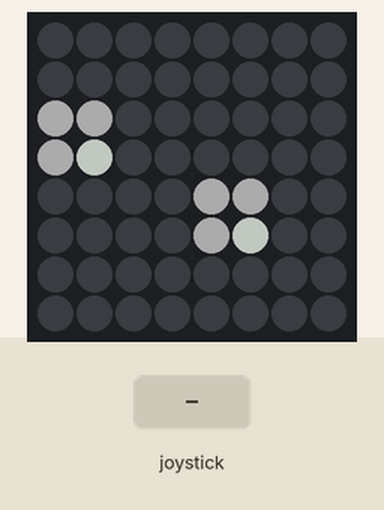
Recording of a program running on a simulated Raspberry Pi (BCM pin numbers) with a Sense HAT. Shown: the Sense HAT's 8×8 RGB LED matrix. The test bench sets the inputs (shaded band). Dim RGB values are drawn brighter than linear; random numbers come from a fixed seed; the pygame window is not drawn.

Above: at 1.2 s.
1.3 s: joystick pushed right
At 2.2 s:
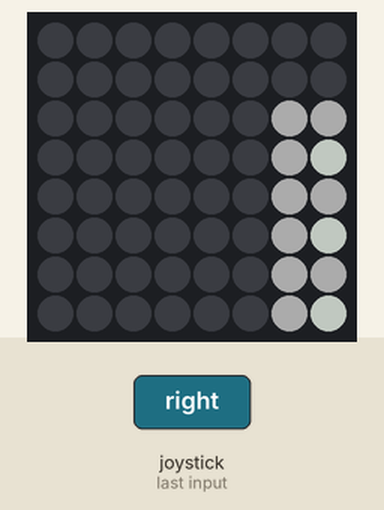
3.2 s: joystick pushed left
At 4.9 s:
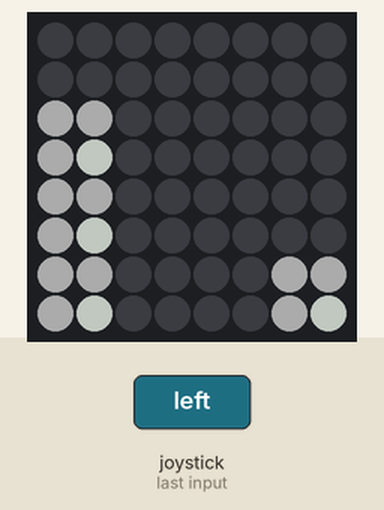
5.2 s: joystick pushed up
At 6.8 s:
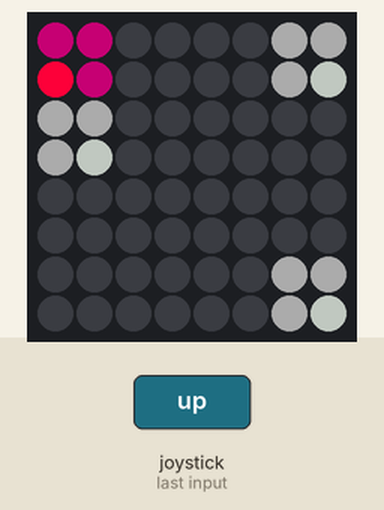
7.1 s: joystick pushed down
At 8.6 s:
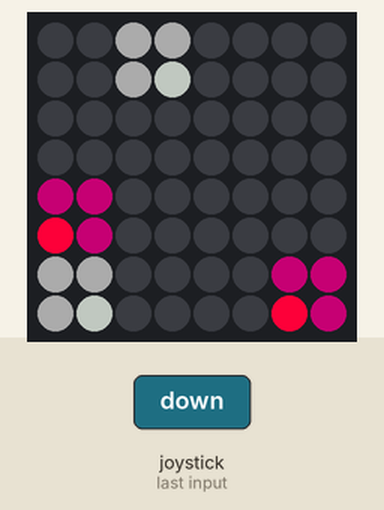
9.1 s: joystick pushed up
At 10.4 s:
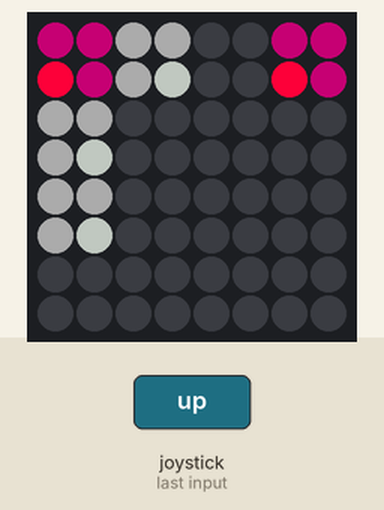
11.0 s: joystick pushed down
At 11.37 s:
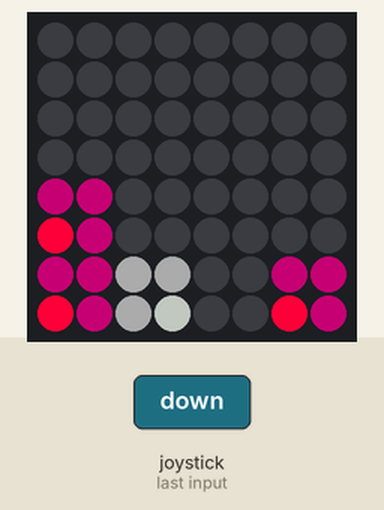
Timing chart, 0 to 13.9 s (numbered marks = the images above; inputs shaded):
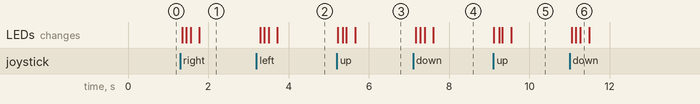

Measured:
- after the input at 1.3 s, the LEDs: first change after 0.05 s (image 1 shows a later state)
- after the input at 3.2 s, the LEDs: first change after 0.09 s (image 2 shows a later state)
- after the input at 5.2 s, the LEDs: first change at once (image 3 shows a later state)
- after the input at 7.1 s, the LEDs: first change after 0.07 s (image 4 shows a later state)
- after the input at 9.1 s, the LEDs: first change at once (image 5 shows a later state)
- after the input at 11.0 s, the LEDs: first change after 0.05 s (image 6 shows a later state)

The program:

Sense_Hat_2048-pygame.py
```python
#!/usr/bin/env python3
#################################################
# The classic Color Flood game for Sense Hat
#

import random, time, math, pygame
import pygame.locals as pgl
try :
    from sense_hat import SenseHat
except :
    try :
        from sense_emu import SenseHat
    except :
        from _sense_hat_ANSI import SenseHat


#################### INIT PART ####################


# For the cells to display we need to have at least 11 different colors.
# To be on the safe side let's define 12 colors.
# Since each cell will be displayed on 2x2 pcs of LEDs, so the "shape" to display
# can be the binary representation of the value of the cell, like
# 1 = first pixel lit, 15 = all 4 pixels lit.
# Values over 15 can not be displayed but this is way over the goal of the game,
# as it goes only until reaching 2^11
# ColorH is the color of the brighter pixel in the pattern,
# ColorL is the color of the darker pixel in the pattern
COLORH :list = [(0,0,0), (100,100,100), (255,0,60), (255,120,0), (255,255,0), (0,200,0), (0,200,255), ( 0, 0,255), (140,0,240), (255,100,180), (220,220,220), (255,255,255), (255,255,255)]
COLORL :list = [(0,0,0), ( 48, 48, 48), (100,0,60), (155, 60,0), (155,155,0), (0,100,0), (0,100,155), ( 0, 0,155), ( 70,0,120), (155, 65, 90), (110,110,110), (155,155,155), (255,255,255)]


#################### CLASS PART ####################


class Game :

    def __init__(self) :
        """Initialize the game parameters"""

        # This list stores the 4x4 board, starting from the top-left corner,
        # going to the right end of top row first, then one row down and start from left again.
        # The value stored: is the power of 2.
        # As in the game there is no "1" ever, everything starts from "2",
        # So it is safe to choose "0" for the empty cell, as 2^0 = 1, and this never appears,
        # And it is easy to check the presence of any value using if(BOARD[...])
        # Values begin with 1 , meaning 2^1 = 2
        # Highest score to achieve is 2048, which is 2^11 , so cell value 11.
        # If 2048 is reached, the user can get a celebration.
        # Otherwise if game is lost earlier, the score can be the sum of the values,
        # i.e.: Sum(2^x) for each x = BOARD[0...15]
        self.BOARD :list = [0]*16

        # 0 while in game
        # -1 if lost
        # +1 if won
        self.GameStatus :int =0

        # This has not too much meaning, but just for fun:
        self.NumTurns :int =0


    def redraw(self) -> None :
        """Redraw the screen based on the board data"""
        global COLORH, COLORL
        # For each of the 16 cells get the X-Y coordinate and value
        # Select the bright and dim pixel colors accordingly
        for i in range(16) :
            X = (i%4)*2 ; Y = (i//4)*2 ; V=self.BOARD[i]
            CH = COLORH[V] ; CL = COLORL[V]
            s.set_pixel(X  , Y  , CH if V&8 else CL)
            s.set_pixel(X+1, Y  , CH if V&4 else CL)
            s.set_pixel(X  , Y+1, CH if V&2 else CL)
            s.set_pixel(X+1, Y+1, CH if V&1 else CL)


    def dropNewNumber(self) -> bool :
        """Drop a '2' value into a random empty position
        :returns: False if success, True if failure
        So this implicitly performs the game-over-check as well"""
        EmptyCells :list =list(())
        # Collect the list of indexes of empty cells
        for i in range(16) :
            if not self.BOARD[i] :
                EmptyCells.append(i)
        # If no any, BUT we are not at the point when the players makes a move,
        # but we are trying to add an additional number but there is no place,
        # so this is the Game Over condition.
        if not len(EmptyCells) :
            self.GameStatus = -1
            return True
        # So we have at least one emply place to occupy. Let's pick one.
        pos = random.choice(EmptyCells)
        self.BOARD[pos]=1
        self.redraw()
        return False


    def move(self, Direction :str) -> None :
        """Handle the keypress, so try to move the board in a certain direction.
        Implicitly handle the merging of the numbers to the higher power as well.
        Implicitly check for the game won (reaching 2048).
        :param Direction: 'L','R','U','D' indicating the direction.
        This method always succeeds, even if no numbers were moved,
        so as for now, no return value is needed."""

        # First of all it needs to be decided if we allow multiple merging in one turn,
        # or just one merge per move???
        # What does it mean :
        # - Single merge per turn:
        # A row looks like this :  2 2 4 8   Then pressing "Left" causes:
        # 4 4 8 _   ; then it needs one more "Left" move to get to:
        # 8 8 _ _   ; then it needs one more "Left" move to get to:
        # 16 _ _ _  ; So one merge per game turn, there is no "combo"
        # - If multiple merges are allowed per turn,
        # then we get straight to the "16" in one turn,
        # as the algorhythm goes as long as there is something to merge
        # For now, let's only enable unlimited sliding but only 1 merge for 1 number.
        # Therefore the following variable is needed to remember which position
        # has been merged already during 1 turn.
        # If unlimited merges are allowed, this watchdog has to be disabled.
        MergedPositions :set = set(())

        # To store if something has changed in one turn.
        # If not, all movements are stopped already.
        SomethingChanged :bool =True

        Direction = Direction.strip().upper()[0]

        if Direction == 'L' :
            while SomethingChanged :
                SomethingChanged = False
                for dx in range(1,4) :
                    for dy in range(4) :
                        idx = dx + 4*dy
                        # If no value here, then skip
                        if not self.BOARD[idx] : continue
                        # So, there is value here where we stand, let's check if
                        # the neighbouring cell is free so that we can step
                        if not self.BOARD[idx-1] :
                            self.BOARD[idx-1] = self.BOARD[idx]
                            self.BOARD[idx] = 0
                            SomethingChanged = True
                            continue
                        # So there is something in the neighbouring cell as well
                        # Let's check if it is equal to myself
                        # AND if it has not been merged already then merge and mark
                        if self.BOARD[idx-1] == self.BOARD[idx] :
                            if idx-1 not in MergedPositions and idx not in MergedPositions :
                                self.BOARD[idx-1] += 1
                                self.BOARD[idx] = 0
                                MergedPositions.add(idx-1)
                                SomethingChanged = True
                self.redraw()
                time.sleep(0.1)

        elif Direction == 'R' :
            while SomethingChanged :
                SomethingChanged = False
                for dx in range(2,-1,-1) :
                    for dy in range(4) :
                        idx = dx + 4*dy
                        # If no value here, then skip
                        if not self.BOARD[idx] : continue
                        # So, there is value here where we stand, let's check if
                        # the neighbouring cell is free so that we can step
                        if not self.BOARD[idx+1] :
                            self.BOARD[idx+1] = self.BOARD[idx]
                            self.BOARD[idx] = 0
                            SomethingChanged = True
                            continue
                        # So there is something in the neighbouring cell as well
                        # Let's check if it is equal to myself
                        # AND if it has not been merged already then merge and mark
                        if self.BOARD[idx+1] == self.BOARD[idx] :
                            if idx+1 not in MergedPositions and idx not in MergedPositions :
                                self.BOARD[idx+1] += 1
                                self.BOARD[idx] = 0
                                MergedPositions.add(idx+1)
                                SomethingChanged = True
                self.redraw()
                time.sleep(0.1)

        elif Direction == 'U' :
            while SomethingChanged :
                SomethingChanged = False
                for dy in range(1,4) :
                    for dx in range(4) :
                        idx = dx + 4*dy
                        # If no value here, then skip
                        if not self.BOARD[idx] : continue
                        # So, there is value here where we stand, let's check if
                        # the neighbouring cell is free so that we can step
                        if not self.BOARD[idx-4] :
                            self.BOARD[idx-4] = self.BOARD[idx]
                            self.BOARD[idx] = 0
                            SomethingChanged = True
                            continue
                        # So there is something in the neighbouring cell as well
                        # Let's check if it is equal to myself
                        # AND if it has not been merged already then merge and mark
                        if self.BOARD[idx-4] == self.BOARD[idx] :
                            if idx-4 not in MergedPositions and idx not in MergedPositions :
                                self.BOARD[idx-4] += 1
                                self.BOARD[idx] = 0
                                MergedPositions.add(idx-4)
                                SomethingChanged = True
                self.redraw()
                time.sleep(0.1)

        elif Direction == 'D' :
            while SomethingChanged :
                SomethingChanged = False
                for dy in range(2,-1,-1) :
                    for dx in range(4) :
                        idx = dx + 4*dy
                        # If no value here, then skip
                        if not self.BOARD[idx] : continue
                        # So, there is value here where we stand, let's check if
                        # the neighbouring cell is free so that we can step
                        if not self.BOARD[idx+4] :
                            self.BOARD[idx+4] = self.BOARD[idx]
                            self.BOARD[idx] = 0
                            SomethingChanged = True
                            continue
                        # So there is something in the neighbouring cell as well
                        # Let's check if it is equal to myself
                        # AND if it has not been merged already then merge and mark
                        if self.BOARD[idx+4] == self.BOARD[idx] :
                            if idx+4 not in MergedPositions and idx not in MergedPositions :
                                self.BOARD[idx+4] += 1
                                self.BOARD[idx] = 0
                                MergedPositions.add(idx+4)
                                SomethingChanged = True
                self.redraw()
                time.sleep(0.1)

        else : return

        # Check if game is won.
        # If only 1 merge is allowed per turn, then after the maximum value of 10
        # there can be only 11 in the next turn, so it would be enough to check:
        #   if 11 in self.BOARD :    ....
        # But if multiple merges are allowed per turn, then theoretically
        # there can be even a 12:
        # 10 10 10 10  -->  12 _ _ _
        # So let's do this way :
        if max(self.BOARD) > 10 : self.GameStatus = 1

        self.NumTurns += 1

        # It's better to put dropping the new number here,
        # As this is the point where we could check that a valid move was made
        # Even if it is against the wall, so nothing happened on the board
        # If the game is already won, don't try to add a new number,
        # just to realize that it failed, and then changing the
        # win result to a fail
        if not self.GameStatus : self.dropNewNumber()


#################### PROC PART ####################


def handle_event(event) -> None :
    """Handle pygame key hit events"""
    if event.type != pgl.KEYDOWN : return
    ek = str(event.key)
    if ek in ["113", "120"] :
        g.GameStatus = -1
    else :
        if ek not in ["273", "274", "275", "276"] : return
        g.move({"273":"U" , "274":"D" , "276":"L" , "275":"R"}[ek])


def fadeAway() -> None :
    """Fade the current screen away."""
    V = s.get_pixels()
    for q1 in range(40):
        for q2 in range(64):
            (rx, gx, bx) = V[q2]
            rx = math.floor(rx * 0.95) ; gx = math.floor(gx * 0.95) ; bx = math.floor(bx * 0.95)
            V[q2] = [rx, gx, bx]
        s.set_pixels(V)
        time.sleep(0.1)
    s.clear()


#################### MAIN PART ####################

s = SenseHat()
s.clear()
pygame.init()
pygame.display.set_mode((400, 400))
g = Game()

# Initially put two numbers somewhere
g.dropNewNumber() ; g.dropNewNumber()


# Main loop goes here, stay in the loop while no game over
while not g.GameStatus :
    # To avoid multiple key detections:
    # Get the list of events, take the first item, throw away the rest.
    evl = pygame.event.get()
    if len(evl) : handle_event(evl[0])
    time.sleep(0.1)


# If game has ended by losing:
if g.GameStatus < 0 :
    time.sleep(0.3)
    fadeAway()
    Sum :int =0
    for zs in range(16) :
        if g.BOARD[zs] :
            Sum += 2**g.BOARD[zs] * g.BOARD[zs]
    s.show_message(f"GAME OVER after {g.NumTurns} turns, total score: {Sum}",text_colour=[255,100,100],back_colour=[48,0,0])
# If game has ended by winning:
else :
    time.sleep(0.3)
    fadeAway()
    s.show_message(f"YOU REACHED 2048 in {g.NumTurns} turns",text_colour=[100,255,100],back_colour=[0,48,0])


s.clear()
pygame.quit()
```
